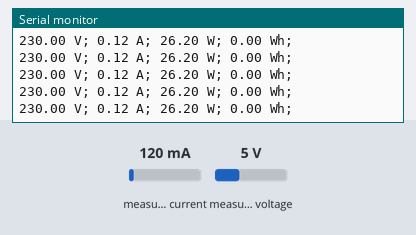
Bench run of a sketch on a simulated Arduino Mega 2560, built with avr-gcc and run on an emulated ATmega2560. On the bench: the last lines printed to the serial monitor. The inputs (shaded band) are chosen by the test bench; at power-on: measured current 120 mA, measured voltage 5 V.

Above: at 1.2 s.
1.3 s: measured current set to 500 mA
At 1.35 s:
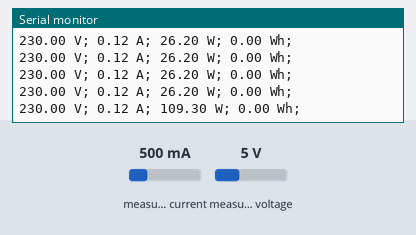
4.3 s: measured voltage set to 0.3 V
At 4.35 s:
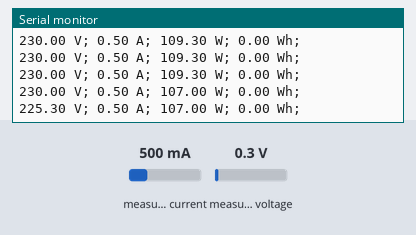
7.3 s: measured current set to 40 mA
At 7.35 s:
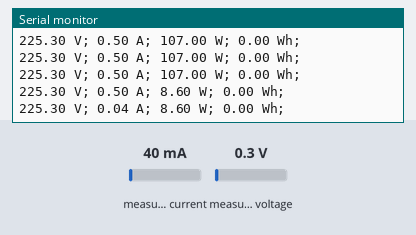
Timing chart, 0 to 10.3 s (numbered marks = the images above; inputs shaded):
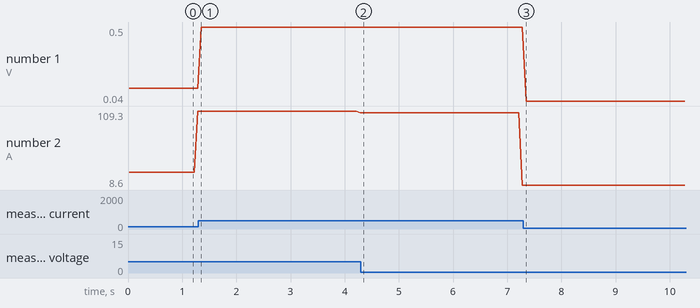

The sketch:

Power_Monitor_Sample.ino
```cpp
/*
 * This sample is meant to work with PZEM-004T(v1.0) board. Connections are as follows:
 * 230 VAC:
 * 1 - L (line) (brown)
 * 2 - N (neutral) (blue)
 * 3 - Current Transformer negative (black)
 * 4 - Current Transformer positive (red)
 *
 * UART:
 * 5V - Vcc
 * Rx - Tx
 * Tx - Rx
 * Gnd - Gnd
 */

#include <PZEM004T.h>                                       // Include pzem library
PZEM004T* pzem;                                             // Declare variable pzem
IPAddress ip(192,168,1,1);                                  // Initialize IPAddress object

void setup() {
  while(!Serial) {}                                         // Wait for the Serial to start
  Serial.begin(9600);                                       // Begin Serial with baudrate of 9600

  while(!Serial1) {}                                        // Wait for the Serial1 to start
  pzem = new PZEM004T(&Serial1);                            // Initializing the pzem object
  pzem->setAddress(ip);                                     // Setting the address
}

void loop() {
  float v = pzem->voltage(ip);                              // Getting the voltage reading

  if(v >= 0.0) {
    Serial.print(v);                                        // If there is voltage reading, print it out
    Serial.print(" V; ");
  }

  float i = pzem->current(ip);                              // Getting the current reading

  if(i >= 0.0) {                                            // If there is current reading, print it out
    Serial.print(i);
    Serial.print(" A; ");
  }

  float p = pzem->power(ip);                                // Getting the power reading

  if(p >= 0.0) {                                            // If there is a power reading, print it out
    Serial.print(p);
    Serial.print(" W; ");
  }

  float e = pzem->energy(ip);                               // Getting the energy reading
  if(e >= 0.0) {                                            // If there is energy reading, print it out
    Serial.print(e);
    Serial.print(" Wh; ");
  }

  Serial.println();                                         // Printing endline only
}
```

Measured:
- after the input at 4.3 s, the serial monitor: prints a new line after 0.05 s (image 2)
- after the input at 7.3 s, the serial monitor: prints a new line after 0.05 s (image 3)
- plotted number 1: 0.12 → 0.5 after the input at 1.3 s, 0.5 → 0.04 after the input at 7.3 s
- plotted number 2: 109.3 → 107 after the input at 1.3 s, 107 → 8.6 after the input at 4.3 s
